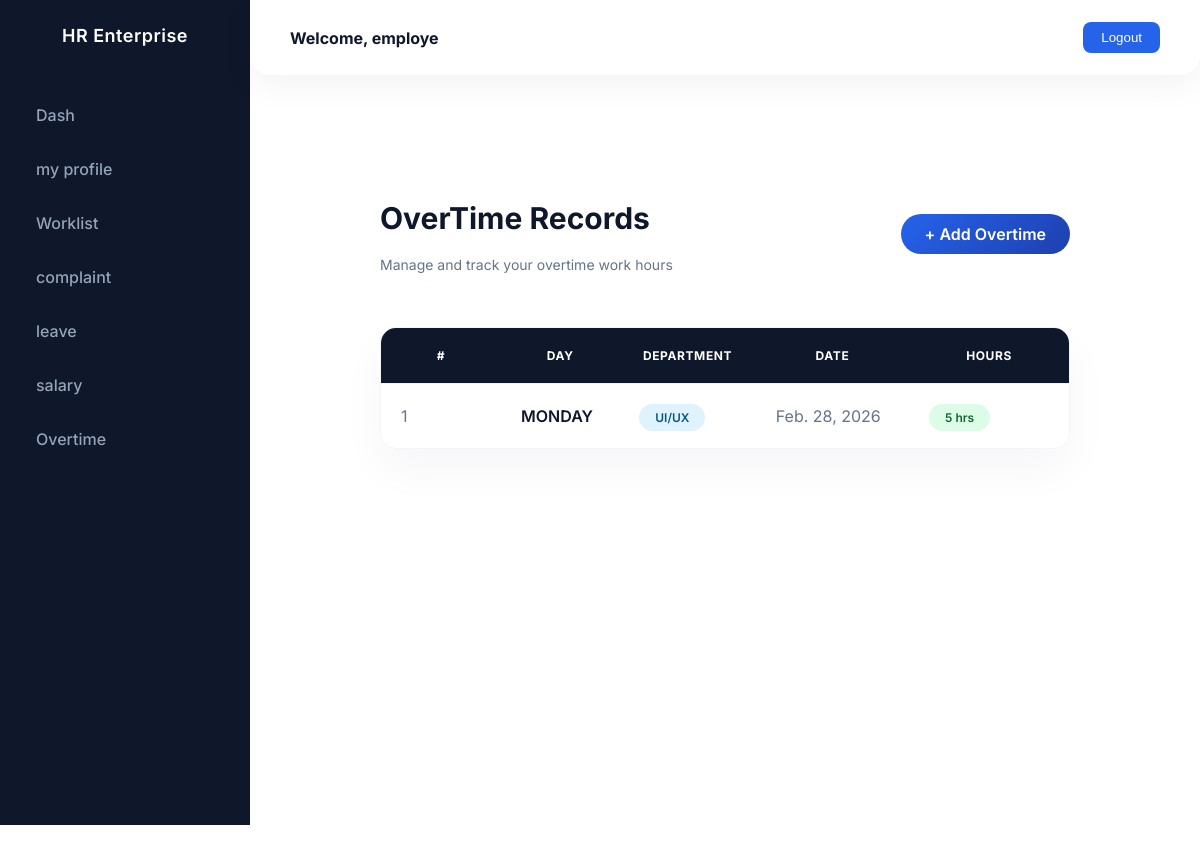
The page /over_view (signed in) on the database its author committed.
### Hr_cloud_app/models.py (models this page shows)
class Login(AbstractUser):
    is_hr = models.BooleanField(default=False)
    is_employee = models.BooleanField(default=False)

class Overtime(models.Model):
    employee = models.ForeignKey("employee",on_delete=models.DO_NOTHING)
    month = (
        ("JANUARY", "JANUARY"),
        ("FEBRUARY", "FEBRUARY"),
        ("MARCH", "MARCH"),
        ("APRIL", "APRIL"),
        (" MAY", "MAY"),
        ("JUNE", "JUNE"),
        ("JULY  ", " JULY"),
        ("AUGUST", "AUGUST"),
        ("SEPTEMBER", "SEPTEMBER"),
        ("OCTOBER", "OCTOBER"),
        ("NOVEMBER  ", "NOVEMBER"),
        ("DECEMBER  ", "DECEMBER"),
    )
    months = models.CharField(max_length=100,
                                  choices=month,
                                  default="JANUARY")
    day = (
        ("MONDAY", "MONDAY"),
        ("TUESDAY", "TUESDAY"),
        ("WEDNESDAY", "WEDNESDAY"),
        ("THURSDAY", "THURSDAY"),
        ("FRIDAY", "FRIDAY"),
        ("SATURDAY", "SATURDAY"),
        ("SUNDAY", "SUNDAY"),
    )
    days = models.CharField(max_length=100,
                                  choices=day,
                                  default="MONDAY")
    department = (
        ("UI/UX", "Ui/Ux"),
        ("DATA SCIENCE", "data science"),
        ("PYTHON DEVELOPING", "python_developing"),
        ("FLUTTER", "flutter"),
        ("DATA ANALATICS", "data analytics"),
        ("REACT", "react"),
        ("FRONT END DEVELOPING", "front end development"),
        ("BACK END DEVELOPING", "back end development"),
        ("DEVOPS", "devops"),
        ("CLOUD", "cloud"),
    )
    department = models.CharField(max_length=100,
                                  choices=department,
                                  default="UI/UX")
    date = models.DateField(auto_now_add=True)
    hour = models.IntegerField()

### Hr_cloud_app/empviews.py (the view)
# urls.py: path('over_view',empviews.over_view,name='over_view'),
def over_view(request):
    employee = Employee.objects.get(employee_details=request.user)
    data = Overtime.objects.filter(employee=employee)
    return render(request,'employee/over_view.html',{'data':data})

### templates/employee/over_view.html (shortened to what this page needs)
{% extends "employee/dashemp.html" %}
{% load crispy_forms_tags %}
{% block content %}
<div class="overtime-wrapper">
    <div class="overtime-header">
        <div>
            <h1 class="overtime-title">OverTime Records</h1>
            <p class="overtime-subtitle">
                Manage and track your overtime work hours
            </p>
        </div>
        <a href="{% url 'overtime' %}" class="btn-add-overtime">
            + Add Overtime
        </a>
    </div>
    <div class="table-container">
        <table class="overtime-table">
            <thead>
                <tr>
                    <th style="width:80px;">#</th>
                    <th>Day</th>
                    <th>Department</th>
                    <th>Date</th>
                    <th style="width:120px;">Hours</th>
                </tr>
            </thead>
            <tbody>
            {% for i in data %}
                <tr>
                    <td class="muted">{{ forloop.counter }}</td>
                    <td class="day-text">
                        {{ i.days }}
                    </td>
                    <td>
                        <span class="dept-pill">
                            {{ i.department }}
                        </span>
                    </td>
                    <td class="muted">
                        {{ i.date }}
                    </td>
                    <td>
                        <span class="hour-badge">
                            {{ i.hour }} hrs
                        </span>
                    </td>
                </tr>
            {% endfor %}
            </tbody>
        </table>
    </div>
</div>
{% endblock %}

### templates/employee/dashemp.html (shortened to what this page needs)
{% load static %}
<!DOCTYPE html>
<html lang="en">
<head>
<link rel="stylesheet" href="{% static 'assets/vendors/mdi/css/materialdesignicons.min.css' %}">
</head>
<body>
<div class="sidebar">
    <div class="sidebar-header">HR Enterprise</div>
    <ul>
         <li><a href="  {% url 'employee_dashboard' %} ">Dash</a></li>
        <li><a href="  {% url 'emp_profile' %} ">my profile</a></li>
        <li><a href="  {% url 'work_list' %}">Worklist</a></li>
        <li><a href="{% url 'complaint_view' %}   ">complaint</a></li>
        <li><a href="{% url 'leave_view' %}  ">leave</a></li>
        <li><a href="  {% url 'salary_credit' %}">salary</a></li>
                <li><a href=" {% url 'over_view' %}">Overtime</a></li>
    </ul>
</div>
<div class="navbar">
    <h4>Welcome, {{ request.user }}</h4>
    <a href="{% url 'Log_out' %}">
        <button class="btn-logout">Logout</button>
    </a>
</div>
<div class="content">
    <div class="content-card">
        {% block content %}
        {% endblock %}
    </div>
</div>
</body>
</html>

### templates/employee/dashemp.html (style rules this page uses)
:root { --primary: #2563eb; --gradient: linear-gradient(180deg, #3b82f6, #6366f1); --sidebar-bg: #0f172a; --sidebar-hover: rgba(255,255,255,0.06); --text-light: #94a3b8; --bg-main: #f1f5f9; }
body { margin: 0; font-family: 'Inter', sans-serif; background: var(--bg-main); color: #0f172a; overflow-x: hidden; }
.sidebar { position: fixed; width: 250px; height: 100vh; background: var(--sidebar-bg); padding-top: 25px; transition: all 0.4s ease; }
.sidebar-header { text-align: center; color: white; font-weight: 600; font-size: 18px; letter-spacing: 0.5px; margin-bottom: 45px; }
.sidebar ul { list-style: none; padding: 0; }
.sidebar ul li { position: relative; margin: 6px 0; }
.sidebar ul li a { display: flex; align-items: center; padding: 14px 22px; color: var(--text-light); text-decoration: none; font-weight: 500; border-radius: 8px; transition: all 0.3s ease; }
.navbar { position: fixed; left: 250px; right: 0; top: 0; height: 75px; background: #ffffff; display: flex; align-items: center; justify-content: space-between; padding: 0 40px; border-bottom-left-radius: 20px; border-bottom-right-radius: 20px; box-shadow: 0 10px 35px rgba(0,0,0,0.05); z-index: 100; }
.btn-logout { background: var(--primary); border: none; padding: 8px 18px; border-radius: 8px; color: white; font-weight: 500; transition: 0.3s ease; }
.content { margin-left: 250px; padding: 120px 50px 50px 50px; }

### templates/employee/over_view.html (style rules this page uses)
body, html, .wrapper, .main-panel, .content-wrapper { background: #ffffff !important; }
.overtime-wrapper { padding: 60px 80px; min-height: 100vh; font-family: "Inter", sans-serif; }
.overtime-header { display: flex; justify-content: space-between; align-items: center; margin-bottom: 40px; }
.overtime-title { font-size: 30px; font-weight: 700; color: #0f172a; }
.overtime-subtitle { font-size: 14px; color: #64748b; }
.btn-add-overtime { background: linear-gradient(135deg,#2563eb,#1e40af); color: #fff; padding: 10px 24px; border-radius: 30px; font-weight: 600; text-decoration: none; transition: 0.3s ease; }
.table-container { border-radius: 16px; border: 1px solid #f1f5f9; box-shadow: 0 20px 45px rgba(0,0,0,0.04); overflow: hidden; }
.overtime-table { width: 100%; border-collapse: collapse; }
.overtime-table thead { background: #0f172a; color: #ffffff; position: sticky; top: 0; }
.overtime-table th { padding: 20px; font-size: 12px; text-transform: uppercase; letter-spacing: 0.6px; }
.overtime-table td { padding: 22px 20px; border-top: 1px solid #f1f5f9; }
.muted { color: #64748b; }
.day-text { font-weight: 600; color: #0f172a; }
.dept-pill { background: #e0f2fe; color: #075985; padding: 6px 16px; border-radius: 30px; font-size: 12px; font-weight: 600; }
.hour-badge { background: #dcfce7; color: #166534; padding: 6px 16px; border-radius: 30px; font-size: 12px; font-weight: 600; }

### rows shown on the page
Login: user "employe"
Overtime: days "MONDAY", department "UI/UX", date "Feb. 28, 2026", hour "5"
